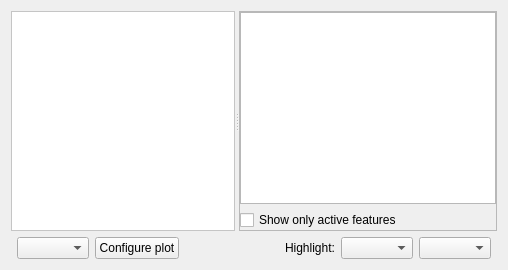
      <widget class="QWidget" name="stackedWidgetViewsPage2">
       <layout class="QVBoxLayout" name="verticalLayout_3">
        <item>
         <widget class="QSplitter" name="splitter">
          <property name="orientation">
           <enum>Qt::Horizontal</enum>
          </property>
          <widget class="QScrollArea" name="plotGroupScrollArea">
           <property name="sizePolicy">
            <sizepolicy hsizetype="Expanding" vsizetype="Expanding">
             <horstretch>1</horstretch>
             <verstretch>1</verstretch>
            </sizepolicy>
           </property>
           <property name="palette">
            <palette>
             <active>
              <colorrole role="Base">
               <brush brushstyle="SolidPattern">
                <color alpha="255">
                 <red>255</red>
                 <green>255</green>
                 <blue>255</blue>
                </color>
               </brush>
              </colorrole>
              <colorrole role="Window">
               <brush brushstyle="SolidPattern">
                <color alpha="255">
                 <red>255</red>
                 <green>255</green>
                 <blue>255</blue>
                </color>
               </brush>
              </colorrole>
             </active>
             <inactive>
              <colorrole role="Base">
               <brush brushstyle="SolidPattern">
                <color alpha="255">
                 <red>255</red>
                 <green>255</green>
                 <blue>255</blue>
                </color>
               </brush>
              </colorrole>
              <colorrole role="Window">
               <brush brushstyle="SolidPattern">
                <color alpha="255">
                 <red>255</red>
                 <green>255</green>
                 <blue>255</blue>
                </color>
               </brush>
              </colorrole>
             </inactive>
             <disabled>
              <colorrole role="Base">
               <brush brushstyle="SolidPattern">
                <color alpha="255">
                 <red>255</red>
                 <green>255</green>
                 <blue>255</blue>
                </color>
               </brush>
              </colorrole>
              <colorrole role="Window">
               <brush brushstyle="SolidPattern">
                <color alpha="255">
                 <red>255</red>
                 <green>255</green>
                 <blue>255</blue>
                </color>
               </brush>
              </colorrole>
             </disabled>
            </palette>
           </property>
           <property name="autoFillBackground">
            <bool>true</bool>
           </property>
           <property name="frameShape">
            <enum>QFrame::StyledPanel</enum>
           </property>
           <property name="frameShadow">
            <enum>QFrame::Plain</enum>
           </property>
           <property name="widgetResizable">
            <bool>true</bool>
           </property>
           <property name="alignment">
            <set>Qt::AlignCenter</set>
           </property>
           <widget class="QWidget" name="scrollAreaWidgetContents">
            <property name="geometry">
             <rect>
              <x>0</x>
              <y>0</y>
              <width>98</width>
              <height>28</height>
             </rect>
            </property>
           </widget>
          </widget>
          <widget class="QFrame" name="frameGroupTable">
           <property name="frameShape">
            <enum>QFrame::StyledPanel</enum>
           </property>
           <property name="frameShadow">
            <enum>QFrame::Raised</enum>
           </property>
           <layout class="QVBoxLayout" name="verticalLayout">
            <property name="margin">
             <number>0</number>
            </property>
            <item>
             <widget class="QTableView" name="tableGroupFeatures">
              <property name="sizePolicy">
               <sizepolicy hsizetype="Expanding" vsizetype="Expanding">
                <horstretch>0</horstretch>
                <verstretch>1</verstretch>
               </sizepolicy>
              </property>
              <property name="minimumSize">
               <size>
                <width>200</width>
                <height>0</height>
               </size>
              </property>
              <property name="alternatingRowColors">
               <bool>true</bool>
              </property>
              <property name="selectionMode">
               <enum>QAbstractItemView::SingleSelection</enum>
              </property>
              <property name="selectionBehavior">
               <enum>QAbstractItemView::SelectRows</enum>
              </property>
              <property name="sortingEnabled">
               <bool>true</bool>
              </property>
             </widget>
            </item>
            <item>
             <widget class="QCheckBox" name="chkShowActiveFeaturesGroupTable">
              <property name="text">
               <string>Show only active features</string>
              </property>
             </widget>
            </item>
           </layout>
          </widget>
         </widget>
        </item>
        <item>
         <layout class="QHBoxLayout" name="horizontalLayout">
          <property name="leftMargin">
           <number>6</number>
          </property>
          <property name="rightMargin">
           <number>6</number>
          </property>
          <property name="bottomMargin">
           <number>0</number>
          </property>
          <item>
           <widget class="QComboBox" name="cboGroupPlots">
            <property name="enabled">
             <bool>true</bool>
            </property>
            <property name="sizePolicy">
             <sizepolicy hsizetype="Preferred" vsizetype="Fixed">
              <horstretch>0</horstretch>
              <verstretch>0</verstretch>
             </sizepolicy>
            </property>
            <property name="sizeAdjustPolicy">
             <enum>QComboBox::AdjustToContents</enum>
            </property>
           </widget>
          </item>
          <item>
           <widget class="QPushButton" name="btnGroupConfigurePlot">
            <property name="enabled">
             <bool>true</bool>
            </property>
            <property name="text">
             <string>Configure plot</string>
            </property>
           </widget>
          </item>
          <item>
           <spacer name="horizontalSpacer_2">
            <property name="orientation">
             <enum>Qt::Horizontal</enum>
            </property>
            <property name="sizeHint" stdset="0">
             <size>
              <width>100</width>
              <height>20</height>
             </size>
            </property>
           </spacer>
          </item>
          <item>
           <widget class="QLabel" name="label_13">
            <property name="text">
             <string>Highlight:</string>
            </property>
           </widget>
          </item>
          <item>
           <widget class="QComboBox" name="cboGroupHighlightHierarchy">
            <property name="sizeAdjustPolicy">
             <enum>QComboBox::AdjustToContents</enum>
            </property>
           </widget>
          </item>
          <item>
           <widget class="QComboBox" name="cboGroupHighlightFeature">
            <property name="insertPolicy">
             <enum>QComboBox::InsertAtBottom</enum>
            </property>
            <property name="sizeAdjustPolicy">
             <enum>QComboBox::AdjustToContents</enum>
            </property>
           </widget>
          </item>
         </layout>
        </item>
       </layout>
      </widget>
